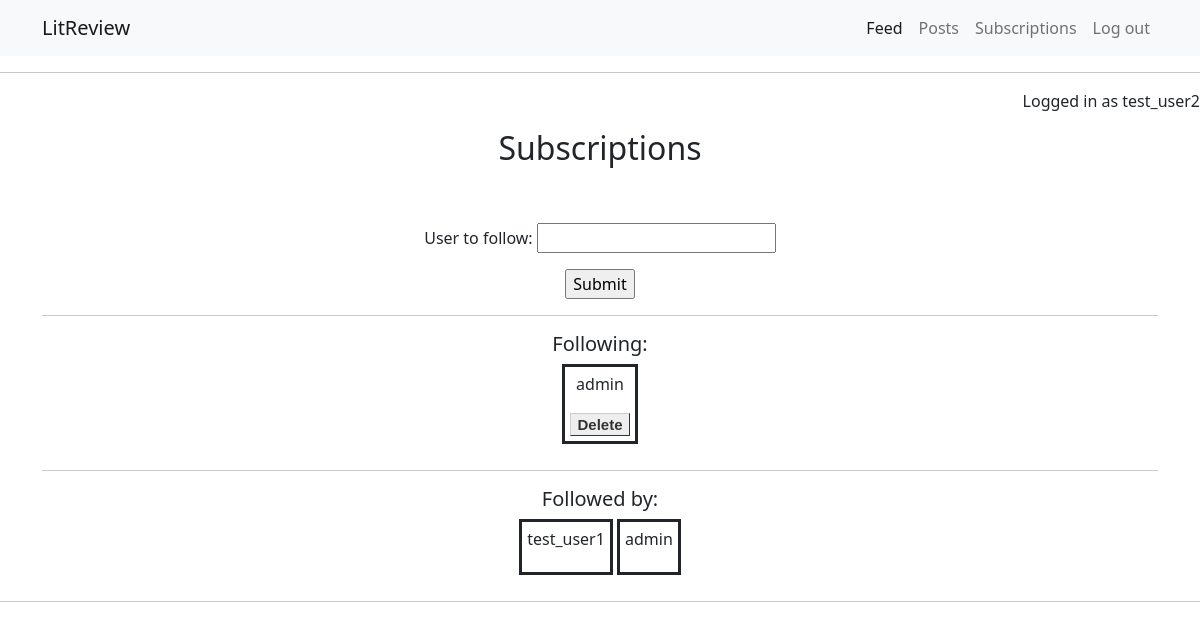
/subscriptions/ (signed in), run on the app's committed database.
### LitReview/models.py (models this page shows)
class UserFollows(models.Model):
    user = models.ForeignKey(to=settings.AUTH_USER_MODEL, on_delete=models.CASCADE, related_name='following')
    followed_user = models.ForeignKey(to=settings.AUTH_USER_MODEL,
                                      on_delete=models.CASCADE,
                                      related_name='followed_by')
    class Meta:
        unique_together = ('user', 'followed_user', )

### LitReview/views.py (the view, shortened to what this page needs)
# urls.py: path('subscriptions/', views.subscriptions, name='subscriptions'),
@login_required(redirect_field_name='login_page')
def subscriptions(request):
    form = FollowUserForm()
    following = UserFollows.objects.filter(user=request.user)
    followed_by = UserFollows.objects.filter(followed_user=request.user)
    context = {'form': form, 'following': following, 'followed_by': followed_by}
    return render(request, 'LitReview/subscriptions.html', context)

### LitReview/forms.py (shortened to what this page needs)
class FollowUserForm(Form):
    user_to_follow = CharField(max_length=25, validators=[is_in_database])

### LitReview/templates/LitReview/subscriptions.html (shortened to what this page needs)
{% extends 'LitReview/main.html' %}
{% block content %}
<div class="container">
  <div class="row">
    <div class="col">
      <h2>Subscriptions</h2>
      <br>
      <br>
      <form method="post">
        {{form.as_p}}
        <input type="submit">
      </form>
      <hr>
      <h5>Following:</h5>
      <div>
        {% for user in following %}
        <div class="scrip">
          <p>{{ user.followed_user.username }}</p>
          <a href="{% url 'delete_subscription' user.pk %}" class="button">Delete</a>
        </div>
        {% endfor %}
      </div>
      <hr>
      <h5>Followed by:</h5>
      <div>
        {% for user in followed_by %}
        <div class="scrip">
          <p>{{ user.user.username }}</p>
        </div>
        {% endfor %}
      </div>
    </div>
  </div>
</div>
{% endblock %}

### LitReview/templates/LitReview/main.html (shortened to what this page needs)
{% load static %}
<!DOCTYPE html>
<html lang="en">
<head>
    <link href="https://cdn.jsdelivr.net/npm/bootstrap@5.1.1/dist/css/bootstrap.min.css" rel="stylesheet">
    <link rel="stylesheet" type="text/css" href="{% static 'css/main.css' %}"/>
</head>
<body>
    <nav class="navbar navbar-expand-lg navbar-light bg-light">
        <div class="container">
            <a class="navbar-brand" href="">LitReview</a>
            {% if user.is_authenticated %}
            <div class="collapse navbar-collapse" id="navbarNavAltMarkup">
                <div class="navbar-nav ms-auto">
                    <a class="nav-link active" aria-current="page" href="{% url 'flux' %}">Feed</a>
                    <a class="nav-link" href="{% url 'my_posts' %}">Posts</a>
                    <a class="nav-link" href="{% url 'subscriptions' %}">Subscriptions</a>
                    <a class="nav-link" href="{% url 'logout' %}">Log out</a>
                </div>
            </div>
            {% endif %}
        </div>
    </nav>
    <hr>
    {% if user.is_authenticated %}
    <div>
        <p class="logged-in">Logged in as {{user.username}}</p>
    </div>
    {% endif %}
    {% block content %}
    {% endblock %}
    <hr>
</body>
</html>

### static/css/main.css (style rules this page uses)
.button { font: bold 15px Arial; text-decoration: none; background-color: #EEEEEE; color: #333333; padding: 2px 6px 2px 6px; border-top: 1px solid #CCCCCC; border-right: 1px solid #333333; border-bottom: 1px solid #333333; border-left: 1px solid #CCCCCC; }
.col { text-align: center; justify-content: center; }
.logged-in { text-align: right; }
.scrip { border-style: solid; padding: 5px; margin-bottom: 10px; display: inline-block; }

### data on the page
UserFollows: followed_user.username "admin"
UserFollows: user.username "test_user1"
UserFollows: user.username "admin"

### other printed values
{{ user.username }} "test_user2"
